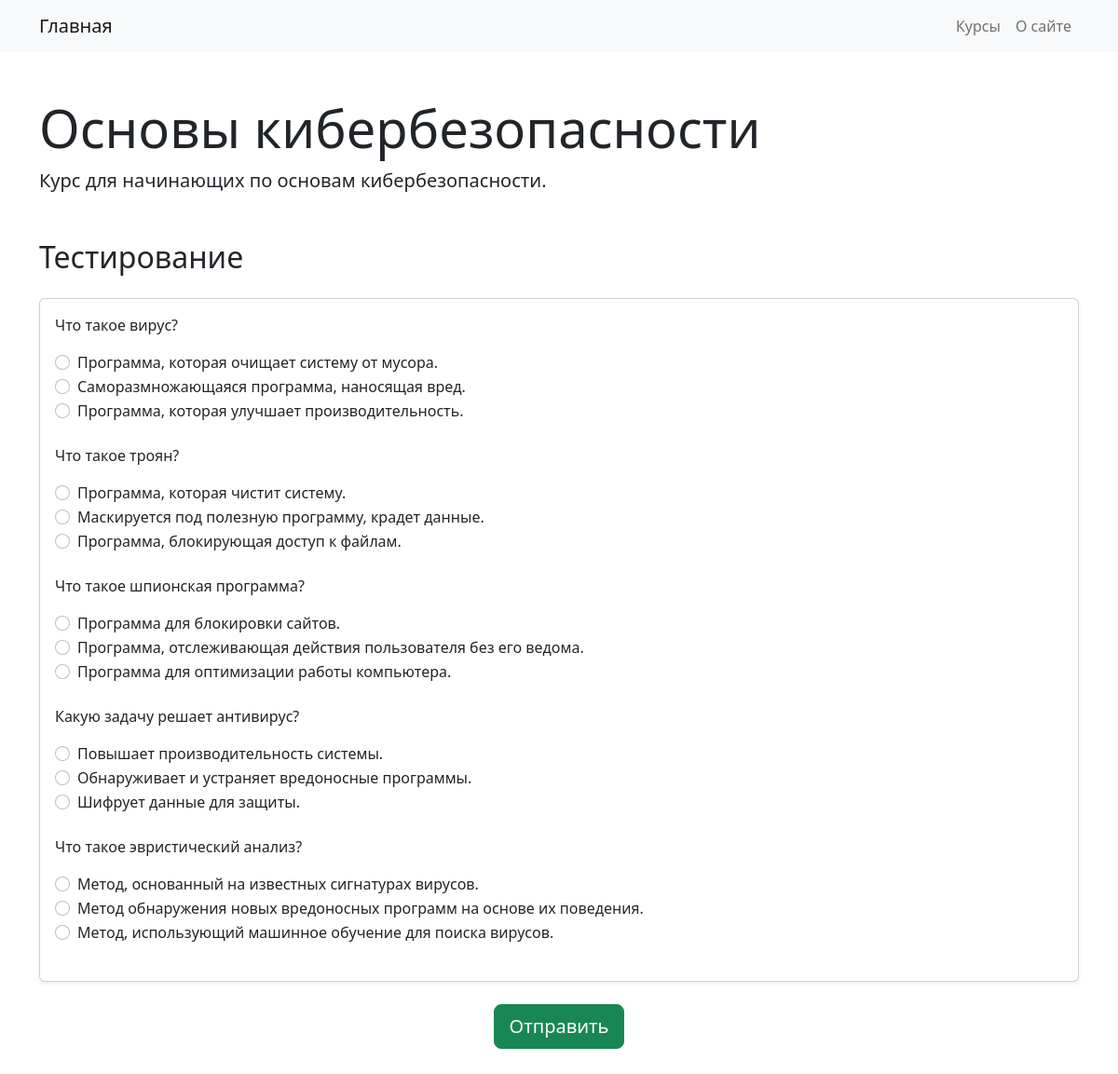
The app's page /course/1/ with its own data.
### courses/models.py (models this page shows, shortened)
class Course(models.Model):
    title = models.CharField(max_length=255)
    description = models.TextField()
    duration = models.PositiveIntegerField(help_text="Duration in hours", default=1)
    level = models.CharField(max_length=50,
                             choices=[('beginner', 'Beginner'),
                                      ('intermediate', 'Intermediate'),
                                      ('advanced', 'Advanced')],
                             default='beginner')
    created_at = models.DateTimeField(auto_now_add=True)
    updated_at = models.DateTimeField(auto_now=True)

class Test(models.Model):
    course = models.ForeignKey(Course, on_delete=models.CASCADE)
    question = models.CharField(max_length=255)
    correct_answer = models.CharField(max_length=255)
    option1 = models.CharField(max_length=255)
    option2 = models.CharField(max_length=255)
    option3 = models.CharField(max_length=255)

### courses/views.py (the view, shortened to what this page needs)
# urls.py: path('course/<int:course_id>/', views.course_detail, name='course_detail'),
def course_detail(request, course_id):
    course = Course.objects.get(id=course_id)
    tests = Test.objects.filter(course=course)
    context = {
        'course': course,
        'tests': tests,
    }
    return render(request, 'courses/course.html', context)

### courses/templates/courses/course.html (shortened to what this page needs)
{% extends 'base.html' %}
{% block content %}
<div class="container mt-5">
    <div class="course-details mb-5">
        <h1 class="display-4">{{ course.title }}</h1>
        <p class="lead">{{ course.description }}</p>
    </div>
    <h2 class="mb-4">Тестирование</h2>
    <form method="post">
        <div class="card shadow-sm">
            <div class="card-body">
                {% for test in tests %}
                    <div class="mb-4">
                        <p class="font-weight-bold">{{ test.question }}</p>
                        <div class="form-check">
                            <input class="form-check-input" type="radio" id="answer{{ test.id }}-1" name="answer{{ test.id }}" value="{{ test.option1 }}">
                            <label class="form-check-label" for="answer{{ test.id }}-1">{{ test.option1 }}</label>
                        </div>
                        <div class="form-check">
                            <input class="form-check-input" type="radio" id="answer{{ test.id }}-2" name="answer{{ test.id }}" value="{{ test.option2 }}">
                            <label class="form-check-label" for="answer{{ test.id }}-2">{{ test.option2 }}</label>
                        </div>
                        <div class="form-check">
                            <input class="form-check-input" type="radio" id="answer{{ test.id }}-3" name="answer{{ test.id }}" value="{{ test.option3 }}">
                            <label class="form-check-label" for="answer{{ test.id }}-3">{{ test.option3 }}</label>
                        </div>
                    </div>
                {% endfor %}
            </div>
        </div>
        <div class="d-flex justify-content-center mt-4 mb-5">
            <input type="submit" class="btn btn-success btn-lg" value="Отправить">
        </div>
    </form>
</div>
{% endblock %}

### courses/templates/base.html (shortened to what this page needs)
<!DOCTYPE html>
<html>
<head>
    <link rel="stylesheet" href="https://cdn.jsdelivr.net/npm/bootstrap@5.2.3/dist/css/bootstrap.min.css">
</head>
<body>
    <nav class="navbar navbar-expand-lg navbar-light bg-light">
        <div class="container">
            <a class="navbar-brand" href="/">Главная</a>
            <ul class="navbar-nav ml-auto">
                <li class="nav-item">
                    <a class="nav-link" href="{% url 'index' %}">Курсы</a>
                </li>
                <li class="nav-item">
                    <a class="nav-link" href="{% url 'about' %}">О сайте</a>
                </li>
            </ul>
        </div>
    </nav>
    {% block content %}
    {% endblock %}
</body>
</html>

### records on screen
Course: title "Основы кибербезопасности", description "Курс для начинающих по основам кибербезопасности."
Test: question "Что такое вирус?", option1 "Программа, которая очищает систему от мусора.", option2 "Саморазмножающаяся программа, наносящая вред.", option3 "Программа, которая улучшает производительность."
Test: question "Что такое троян?", option1 "Программа, которая чистит систему.", option2 "Маскируется под полезную программу, крадет данные.", option3 "Программа, блокирующая доступ к файлам."
Test: question "Что такое шпионская программа?", option1 "Программа для блокировки сайтов.", option2 "Программа, отслеживающая действия пользователя без его ведома.", option3 "Программа для оптимизации работы компьютера."
Test: question "Какую задачу решает антивирус?", option1 "Повышает производительность системы.", option2 "Обнаруживает и устраняет вредоносные программы.", option3 "Шифрует данные для защиты."
Test: question "Что такое эвристический анализ?", option1 "Метод, основанный на известных сигнатурах вирусов.", option2 "Метод обнаружения новых вредоносных программ на основе их поведения.", option3 "Метод, использующий машинное обучение для поиска вирусов."
